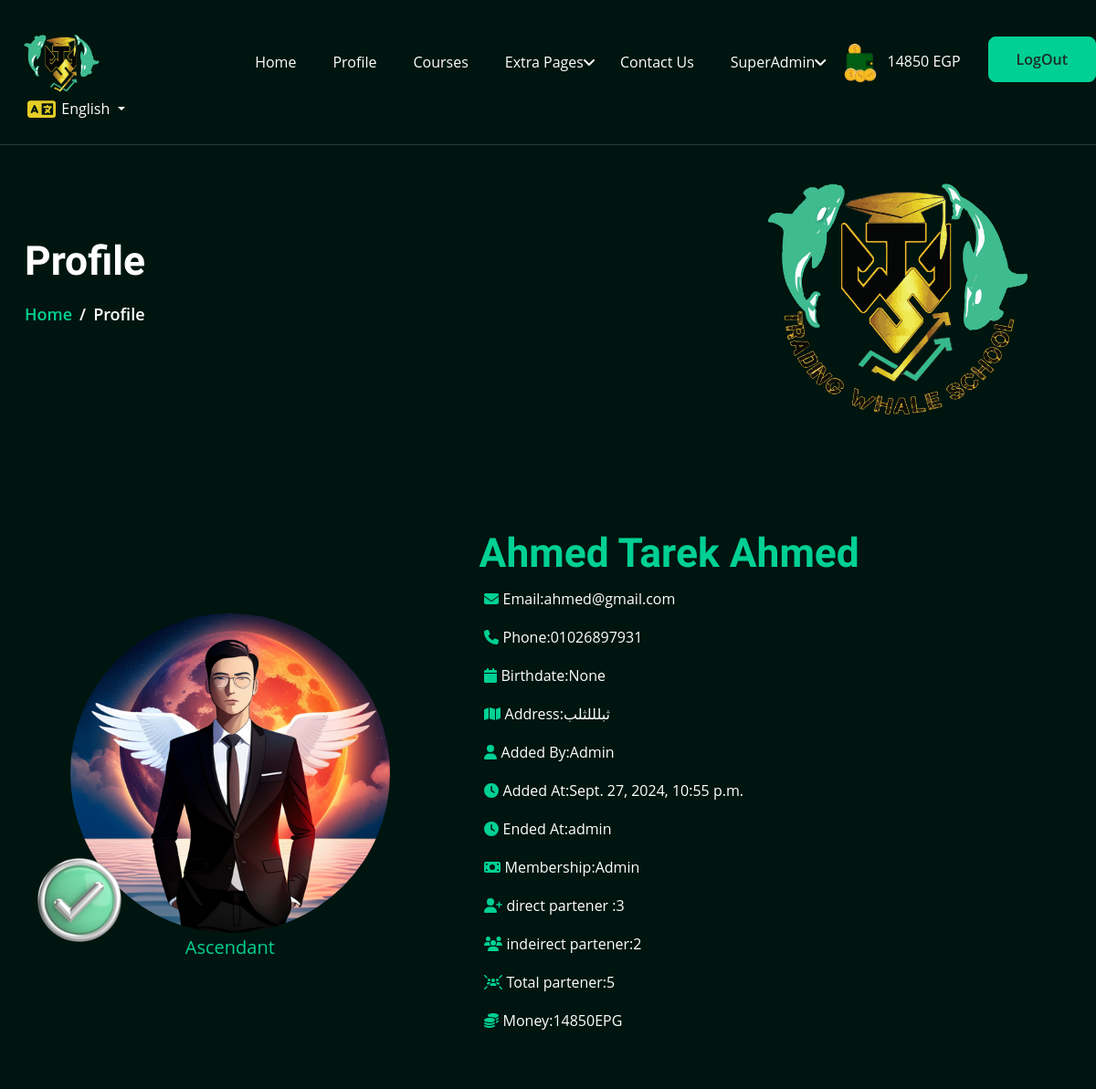
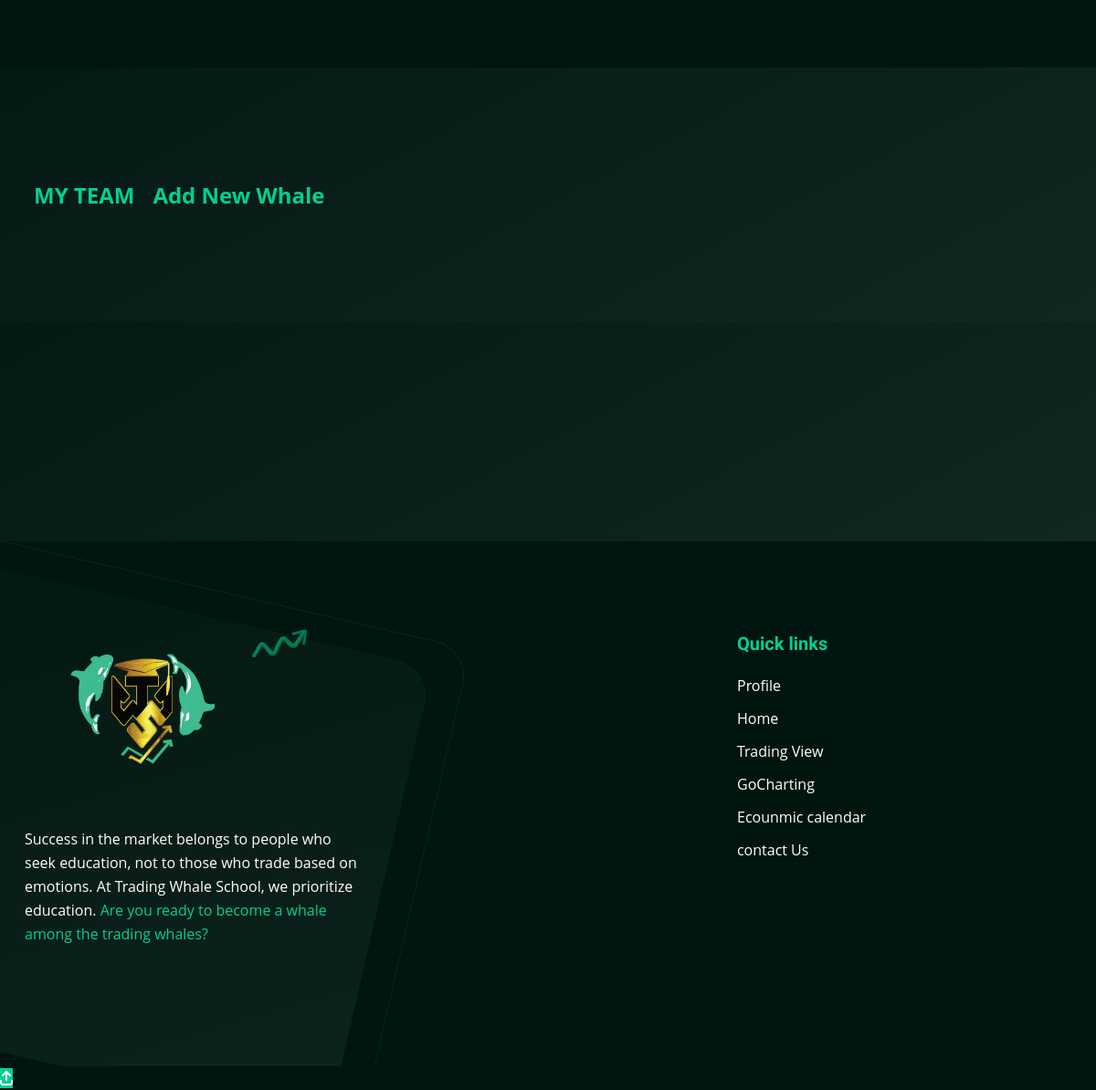
Page /accounts/en/profile/ (signed in) on the committed database (2 pictures, top to bottom).
### accounts/models.py (models this page shows, shortened)
class Profile(models.Model):
    user=models.OneToOneField(CustomUser,on_delete=models.CASCADE)
    membership=models.ForeignKey(MemberShip,on_delete=models.CASCADE)
    name=models.CharField(max_length=100)
    address=models.CharField(max_length=100)
    birth_date=models.CharField(null=True,blank=True ,max_length=100)
    coin=models.IntegerField(default=0)
    image=models.ImageField(upload_to='static/users/',null=True,blank=True)
    price=models.FloatField(default=0)
    marketing_avilable=models.BooleanField(default=False)
    rank=models.IntegerField(default=0)
    number=models.IntegerField(default=0)
    no_time=models.BooleanField(default=False)
    class Meta:
        ordering = ['id']

class Rank(models.Model):
    name=models.CharField(max_length=100)
    name_ar=models.CharField(max_length=100)
    min_number=models.IntegerField()

### users/models.py (models this page shows, shortened)
class CustomUser(AbstractBaseUser,PermissionsMixin):
    phone = models.CharField(max_length=25)
    email = models.EmailField(unique=True)
    create_by = models.ForeignKey('self', on_delete=models.SET_NULL, null=True, blank=True)
    create_at = models.DateTimeField(default=timezone.now)
    ended_at = models.DateTimeField(null=True,blank=True)
    is_blocked = models.BooleanField(default=False)
    has_right_sign = models.BooleanField(default=False)
    is_active = models.BooleanField(default=True)
    is_staff = models.BooleanField(default=False)
    is_superuser = models.BooleanField(default=False)
    has_landpage= models.BooleanField(default=False)
    objects = CustomUserManager()
    USERNAME_FIELD = 'email'
    REQUIRED_FIELDS = ['phone']
    class Meta:
        ordering = ['id']

### accounts/views.py (the view)
# urls.py: path('en/profile/',views.profile,name='profile'),
@login_required
def profile(request):
    user = request.user
    user_profile = Profile.objects.get(user=user)
    membership = MemberShip.objects.get(id=user_profile.membership.id)
    memberships = MemberShip.objects.filter(ishidden=False)
    allmemberships = MemberShip.objects.all()
    custom_user = CustomUser.objects.get(id=user.id)
    users = CustomUser.objects.filter(create_by=user)
    users_profiles = Profile.objects.filter(user__in=users)
    total_partners = 0
    for partner_profile in users_profiles:
        partner_count = Profile.objects.filter(user__create_by=partner_profile.user).count()
        partner_profile.partner_count = partner_count
        total_partners += partner_count
    allprofiles = Profile.objects.all()
    my_number = allprofiles.filter(id__lte=user_profile.id).count()
    my_number = my_number if user_profile.number==0 else user_profile.number
    my_partners = total_partners + users.count()
    last = False
    if membership.price == allmemberships.last().price:
        last = True
    owner=False
    if user.is_superuser and user.id==1 :
        owner=True
    direct_partners_ex = CustomUser.objects.filter(create_by=user)
    indirect_partners_ex = get_indirect_partners(user)
    total_partners_ex = len(indirect_partners_ex)+len(direct_partners_ex)
    rank=Rank.objects.filter(min_number__lte=total_partners_ex).order_by('-min_number').first()
    context = {
        'owner':owner,
        'number':my_number,
        'profile': user_profile,
        'membership': membership,
        'memberships': memberships,
        'custom_user': custom_user,
        'users': users,
        'users_profiles': users_profiles,
        'total_partners': total_partners,
        'my_partners': my_partners,
        'last':last,
        'direct_partners_ex': direct_partners_ex,
        'indirect_partners_ex': len(indirect_partners_ex)-1,
        'total_partners_ex': total_partners_ex-1,
        'rank':rank
    }
    return render(request, 'profile.html', context)

### home/templates/profile.html (shortened to what this page needs)
{% extends 'base.html' %}
{% load static %}
{% block body %}
  <section class="page-header bg--cover" >
    <div class="container">
      <div class="page-header__content" data-aos="fade-right" data-aos-duration="1000">
        <h2>Profile</h2>
        <nav style="--bs-breadcrumb-divider: '/';" aria-label="breadcrumb">
          <ol class="breadcrumb mb-0">
            <li class="breadcrumb-item "><a href="{% url 'home:home' %}">Home</a></li>
            <li class="breadcrumb-item active" aria-current="page">Profile</li>
          </ol>
        </nav>
      </div>
      <div class="page-header__shape">
        <span class="page-header__shape-item page-header__shape-item--1"><img src="{% static 'assets/images/logo/logo.png' %}"
            alt="shape-icon"></span>
      </div>
    </div>
  </section>
  <div style="position:relative" class="team team--details padding-top padding-bottom bg-color-3">
    <div class="container">
      <div class="team__wrapper">
        <div class="row g-5 align-items-center">
          <div class="col-md-12 col-lg-5">
            <div style=" position:relative;">
              {% if not forign %}
              {% if user.has_right_sign %}
              <h1 style="position: absolute; font-size:90px ;  bottom:10px;left:10px;z-index:9;" class="green-color">
                <img src="{% static 'assets/images/rightsign.png' %}" style="width: 100px;" alt="" srcset="">
              </h1>
              {% endif %}
              {% endif %}
               <div onclick="changeimagemodel()" class="team__thumb rotate text-center" style="border-radius: 100%; position:relative;">
                {% if profile.image %}
                <img title="click to change image" src="{{  profile.image.url}}" calss="rotate-img" style="border-radius: 100%; height:350px;width:350px" alt="Team Image">
                  {% else %}
                  <img title="اضغط لتغير الصورة" src="{% static 'assets/images/user.png' %}" calss="rotate-img" style="border-radius: 100%; height:350px;width:350px"
                      alt="Team Image">
                  </div>
                  {% endif %}
                </div>
               <div class="text-center green-color" style="font-size:20px">
                {% if rank %}
    <span>{{ rank.name }}</span>
{% else %}
    <span>No Rank</span>
{% endif %}
              </div>
          </div>
          </div>
          <div class="col-md-7">
            <div class="team__content">
              <div style="display:flex;justify-content:space-between">
                <h2 class="green-color">{{profile.name}}</h2>
              </div>
              <div class="d-flex">
                <i class="fas fa-envelope" style="margin: 5px; color: #00d094"></i>
                <span style="color:white">Email:</span>
                <p>{{custom_user.email}}</p>
              </div>
              <div class="d-flex">
                <i class="fas fa-phone" style="margin: 5px; color: #00d094"></i>
                <span style="color:white">Phone:</span>
                <p>{{custom_user.phone}}</p>
              </div>
              <div class="d-flex">
                <i class="fas fa-calendar" style="margin: 5px; color: #00d094"></i>
                <span style="color:white">Birthdate:</span>
                <p>{{profile.birth_date}}</p>
              </div>
              <div class="d-flex">
                <i class="fas fa-map" style="margin: 5px; color: #00d094"></i>
                <span style="color:white">Address:</span>
                <p>{{profile.address}}</p>
              </div>
              <div class="d-flex">
                <i class="fas fa-user" style="margin: 5px; color: #00d094"></i>
                <span style="color:white">Added By:</span>
                {% if user.is_superuser and not forign %}
                <p> Admin </p>
                {% else %}
                <p>{{custom_user.create_by}}</p>
                {% endif %}
              </div>
              <div class="d-flex" style="">
                <i class="fas fa-clock" style="margin: 5px;  color: #00d094"></i>
                <span style="color:white; ">Added At:</span>
                <p>{{custom_user.create_at}}</p>
              </div>
              <div class="d-flex">
                <i class="fas fa-clock" style="margin: 5px; color: #00d094"></i>
                <span style="color:white">Ended At:</span>
                {% if user.is_superuser and not forign %}
                <p> admin</p>
                {% elif user.has_right_sign and not forign %}
                <p>has right sign </p>
                {% else %}
                <p>{{custom_user.ended_at|date:"Y-m-d"}}</p>
                {% endif %}
              </div>
              <div class="d-flex">
                <i class="fas fa-money-bill" style="margin: 5px; color: #00d094"></i>
                <span style="color:white">Membership:</span>
                {% if user.is_superuser and not forign %}
                <p> Admin </p>
                {% else %}
                <p>{{profile.membership.name}} {{profile.price}} &nbsp; EGP </p>
                {% endif %}
              </div>
              <div class="d-flex">
                <i class="fas fa-user-plus" style="margin: 5px; color: #00d094"></i>
                <span style="color:white">direct partener :</span>
                <p>{{users.count}}</p>
              </div>
              <div class="d-flex">
                <i class="fas fa-users" style="margin: 5px; color: #00d094"></i>
                <span style="color:white">indeirect partener:</span>
                <p>{{indirect_partners_ex}}</p>
              </div>
              <div class="d-flex">
                <i class="fas fa-users-rays" style="margin: 5px; color: #00d094"></i>
                <span style="color:white">Total partener:</span>
                <p>{{total_partners_ex}}</p>
              </div>
              <div class="d-flex">
                <i class="fas fa-coins" style="margin: 5px; color: #00d094"></i>
                <span style="color:white">Money:</span>
                <p id="my-coin">{{profile.coin}}</p><p>EPG</p>
              </div>
            </div>
          </div>
        </div>
      </div>
    </div>
  </div>
  <div class="feature feature--style1 padding-bottom padding-top bg-color">
    <div class="container">
      <div class="row">
        <div class="col-lg-12">
          <div class="learn-press-profile-nav">
            {% if forign %}
            <ul class="nav">
              <li><a data-bs-toggle="tab" class="tab" href="#team">{{profile.name}} Team</a></li>
            </ul>
            {% else %}
            <ul class="nav">
              <li><a data-bs-toggle="tab" class="tab" href="#team">MY TEAM</a></li>
              {% if profile.coin >= 50 %}
              <li><a data-bs-toggle="tab" class="tab" href="#addnewmember">Add New Whale</a></li>
              {% else %}
              <li class="hover-pointer">
                <a class="tab show-modal" href="#" id="addNewWhaleLink">
                  Add New Whale
              </a>
              {% endif %}
            </ul>
            {% endif %}
          </div>
        </div>
      </div>
    </div>
  </div>
  <section class="cta padding-top padding-bottom  bg-color">
  </section>
{% endblock %}

### home/templates/base.html (shortened to what this page needs)
{% load static %}
<!DOCTYPE html>
<html lang="en" data-bs-theme="dark">
<head>
  <link rel="stylesheet" href="{% static 'assets/css/bootstrap.min.css' %}">
  <link rel="stylesheet" href="{% static 'assets/css/aos.css' %}">
  <link rel="stylesheet" href="{% static 'assets/css/all.min.css' %}">
  <link rel="stylesheet" href="{% static 'assets/css/swiper-bundle.min.css' %}">
  <link rel="stylesheet" href="https://cdnjs.cloudflare.com/ajax/libs/font-awesome/6.4.0/css/all.min.css"
 />
  <link rel="stylesheet" href="{% static 'assets/css/style.css' %}">
</head>
<body>
  <header class="header-section header-section--style1">
    <div class="header-bottom">
      <div style="display: flex; justify-content: space-evenly;">
        <div class="header-wrapper">
          <div class="logo">
            <a href="{% url 'home:home' %}">
              <img class="" style="width:130px;" src="{% static 'assets/images/logo/preloader.png' %}" alt="logo">
            </a>
          </div>
          <div class="menu-area">
            <ul class="menu">
              <li>
                <a href="{% url 'home:home' %}" class="menu-li-a">Home </a>
              </li>
              <li>
                <a href="{% url 'accounts:profile' %}" class="menu-li-a">Profile </a>
              </li>
              <li>
                <a href="#" id="showModalx" class="menu-li-a">Courses </a>
              </li>
              <li class="menu-item-has-children">
                <a href="#">Extra Pages </a>
              </li>
              <li>
                <a href="{% url 'contact:contact' %}" class="menu-li-a">Contact Us</a>
              </li>
              {% if user.is_superuser %}
              <li class="menu-item-has-children">
                <a href="#">superAdmin</a>
              </li>
              {% endif %}
              <li style="display: flex;margin-top: -15px;">
                <div class="header-action">
                  <div class="menu-area">
                    <div class="" style="margin-right: 30px;">
                      <img src="{% static 'assets/images/logo/walet.png' %}" class="wallet" width="50px" srcset=""> {{profile.coin}} EGP
                    </div>
                    <div class="">
                      <a href="{% url 'accounts:logout' %}" class="trk-btn trk-btn--border trk-btn--primary">
                        <span>LogOut</span>
                      </a>
                    </div>
                  </div>
                </div>
              </li>
            </ul>
          </div>
          <div class="d-flex" style="align-items:center; margin-left: 30px; margin-top:-20px;">
            <i class="fa fa-language" style="color:#e5cd26;font-size: 25px;"></i>
              <div class="custom-dropdown" >
                <button class="dropdown-toggle" style="background-color: #00150f; border: none;" id="languageDropdown" data-bs-toggle="dropdown" aria-haspopup="true" aria-expanded="false">
                     English
                </button>
              </div>
          </div>
        </div>
      </div>
    </div>
  </header>
{% block body %}
{% endblock %}
  <footer class="footer brand-1">
    <div class="container">
      <div class="footer__wrapper">
        <div class="footer__top footer__top--style1">
          <div class="row gy-5 gx-4">
            <div class="col-md-8">
              <div class="footer__about">
                <a href="{% url 'home:home' %}" class="footer__about-logo">
                  <img style="width:250px;" src="{% static 'assets/images/logo/preloader.png' %}"
                    alt="Logo"></a>
                <p class="footer__about-moto ">
                  Success in the market belongs to people who seek education, not to those who trade based on emotions.
                  At Trading Whale School, we prioritize education.
                  <span class="green-color">
                    Are you ready to become a whale among the trading
                  whales?
                  </span>
                </p>
              </div>
            </div>
            <div class="col-4">
              <div class="footer__links">
                <div class="footer__links-tittle">
                  <h6 class="green-color">Quick links</h6>
                </div>
                <div class="footer__links-content">
                  <ul class="footer__linklist">
                    <li class="footer__linklist-item"> <a href="{% url 'accounts:profile' %}">Profile</a>
                    </li>
                    <li class="footer__linklist-item"> <a href="{% url 'home:home' %}" id="showModalx">Home</a>
                    </li>
                    <li class="footer__linklist-item"> <a href="https://www.tradingview.com">Trading View</a>
                    </li>
                    <li class="footer__linklist-item"> <a href="https://gocharting.com/">GoCharting </a>
                    </li>
                    <li class="footer__linklist-item"> <a href="https://sa.investing.com/economic-calendar/"> Ecounmic&nbsp;calendar</a> </li>
                    <li class="footer__linklist-item"> <a href="{% url 'contact:contact' %}">contact Us</a>
                    </li>
                  </ul>
                </div>
              </div>
            </div>
          </div>
        </div>
      </div>
    </div>
    <div class="footer__shape">
      <span class="footer__shape-item footer__shape-item--1"><img src="{% static 'assets/images/footer/1.png' %}"
          alt="shape icon"></span>
    </div>
  </footer>
  <a href="#" class=" --home1"><i class="fa-solid fa-arrow-up-from-bracket"></i></a>
</body>
</html>

### rows in the picture
Profile: coin "14850", image (picture), name "Ahmed Tarek Ahmed", birth_date "None", address "ثبلللثلب"
Rank: name "Ascendant"
CustomUser: email "ahmed@gmail.com", phone "01026897931", create_at "Sept. 27, 2024, 10:55 p.m."

### other values in the picture
{{ users.count }} "3"
{{ indirect_partners_ex }} "2"
{{ total_partners_ex }} "5"
